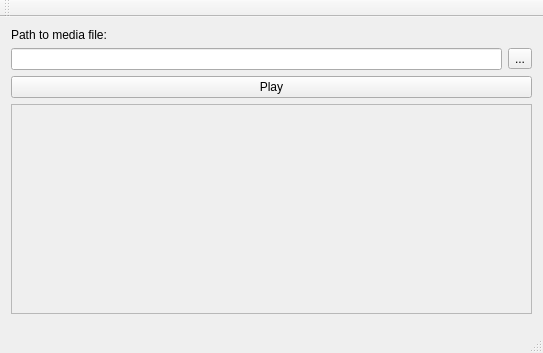
<?xml version="1.0" encoding="UTF-8"?>
<ui version="4.0">
 <class>MainWindow</class>
 <widget class="QMainWindow" name="MainWindow">
  <property name="geometry">
   <rect>
    <x>0</x>
    <y>0</y>
    <width>543</width>
    <height>353</height>
   </rect>
  </property>
  <property name="windowTitle">
   <string>Gstreamer Demo</string>
  </property>
  <widget class="QWidget" name="centralWidget">
   <layout class="QGridLayout" name="gridLayout">
    <item row="0" column="0">
     <widget class="QLabel" name="lbPath">
      <property name="frameShadow">
       <enum>QFrame::Plain</enum>
      </property>
      <property name="text">
       <string>Path to media file:</string>
      </property>
     </widget>
    </item>
    <item row="1" column="0">
     <widget class="QLineEdit" name="lePath"/>
    </item>
    <item row="2" column="0" colspan="2">
     <widget class="QPushButton" name="btnPlay">
      <property name="text">
       <string>Play</string>
      </property>
     </widget>
    </item>
    <item row="1" column="1">
     <widget class="QToolButton" name="toolButton">
      <property name="text">
       <string>...</string>
      </property>
     </widget>
    </item>
    <item row="3" column="0" colspan="2">
     <widget class="QFrame" name="frameMedia">
      <property name="sizePolicy">
       <sizepolicy hsizetype="Preferred" vsizetype="Expanding">
        <horstretch>0</horstretch>
        <verstretch>0</verstretch>
       </sizepolicy>
      </property>
      <property name="frameShape">
       <enum>QFrame::StyledPanel</enum>
      </property>
      <property name="frameShadow">
       <enum>QFrame::Raised</enum>
      </property>
     </widget>
    </item>
    <item row="4" column="0">
     <widget class="QWidget" name="widget" native="true"/>
    </item>
   </layout>
  </widget>
  <widget class="QMenuBar" name="menuBar">
   <property name="geometry">
    <rect>
     <x>0</x>
     <y>0</y>
     <width>543</width>
     <height>22</height>
    </rect>
   </property>
  </widget>
  <widget class="QToolBar" name="mainToolBar">
   <attribute name="toolBarArea">
    <enum>TopToolBarArea</enum>
   </attribute>
   <attribute name="toolBarBreak">
    <bool>false</bool>
   </attribute>
  </widget>
  <widget class="QStatusBar" name="statusBar"/>
 </widget>
 <layoutdefault spacing="6" margin="11"/>
 <resources/>
 <connections/>
</ui>
